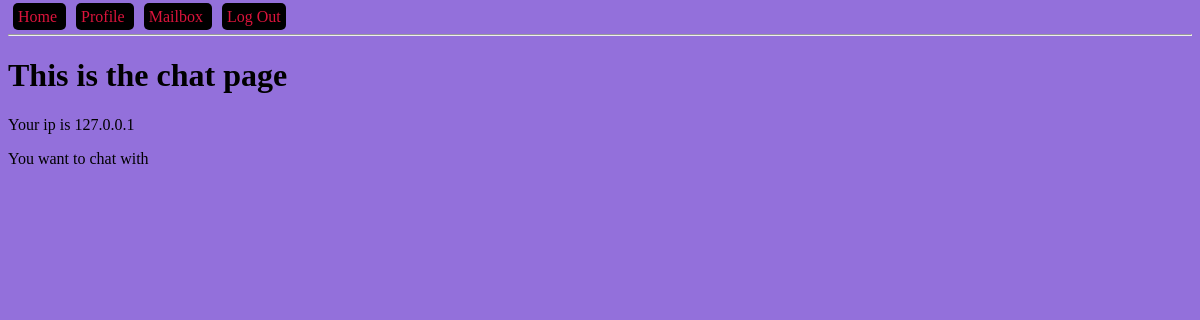
Before: /chat/15 (signed in) with the older database file.
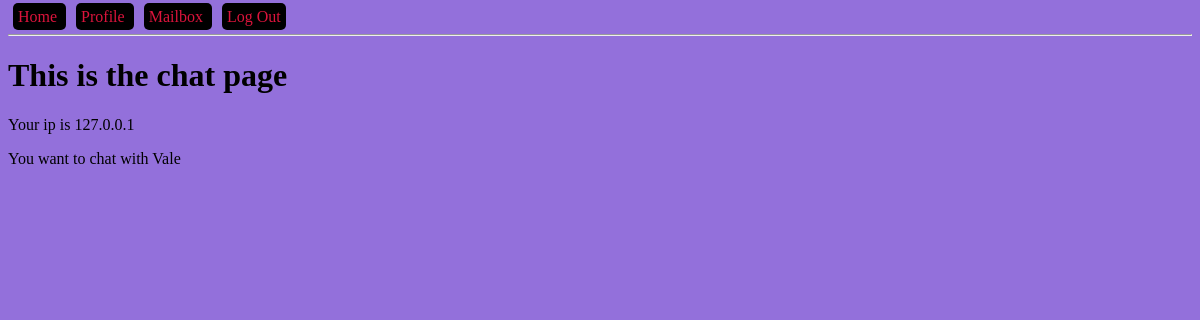
After: the same page with the newer database file.
### models.py (models this page shows, shortened)
class User(db.Model):
    id = db.Column(db.Integer, primary_key=True, autoincrement=True)
    name = db.Column(db.String(150))
    email = db.Column(db.String(150), unique=True)
    password = db.Column(db.String(100))
    public_rsa = db.Column(db.Text)
    admin = db.Column(db.BOOLEAN, default=False)
    online = db.Column(db.BOOLEAN, default=False)
    sent_messages = db.relationship('Message', backref='sender', lazy=True)
    recv_messages = db.relationship('Message', secondary=message_recv, lazy='subquery',
                                    backref=db.backref('receivers', lazy=True))

### blueprints/user/__init__.py (the view)
@bp_user.get('/chat/<user_id>')
def chat_get(user_id):
    chat_server_ip = request.remote_addr
    user_id = int(user_id)
    chat_with = get_user_by_id(user_id)
    return render_template('chat.html', ip=chat_server_ip, chat_user=chat_with)

### app.py (called while the page is built)
def create_app():
    app = Flask(__name__)
    app.config['SECRET_KEY'] = '123secret'
    app.config['SQLALCHEMY_TRACK_MODIFICATIONS'] = False
    app.config['SQLALCHEMY_DATABASE_URI'] = 'sqlite:///db.sqlite'
    db.init_app(app)
    login_manager = LoginManager()
    login_manager.init_app(app)
    @login_manager.user_loader
    def load_user(user_id):
        from models import User
        return User.query.filter_by(id=user_id).first()
    from blueprints.open import bp_open
    app.register_blueprint(bp_open)
    from blueprints.user import bp_user
    app.register_blueprint(bp_user)
    from blueprints.api import bp_api
    app.register_blueprint(bp_api, url_prefix='/api/v1.0')
    from blueprints.admin import bp_admin
    app.register_blueprint(bp_admin)
    from blueprints.ajax import bp_ajax
    app.register_blueprint(bp_ajax)
    return app

### controllers/user_controller.py (called while the page is built)
def get_user_by_id(user_id):
    from models import User
    return User.query.filter(User.id == user_id).first()

### templates/chat.html (shortened to what this page needs)
{% extends "base-template.html" %}
{% block content %}
    <h1>This is the chat page</h1>
    <p>Your ip is {{ ip }}</p>
    <p>You want to chat with {{ chat_user.name }}</p>
{% endblock %}

Changed rows visible on the page:
added User: name "Vale"
